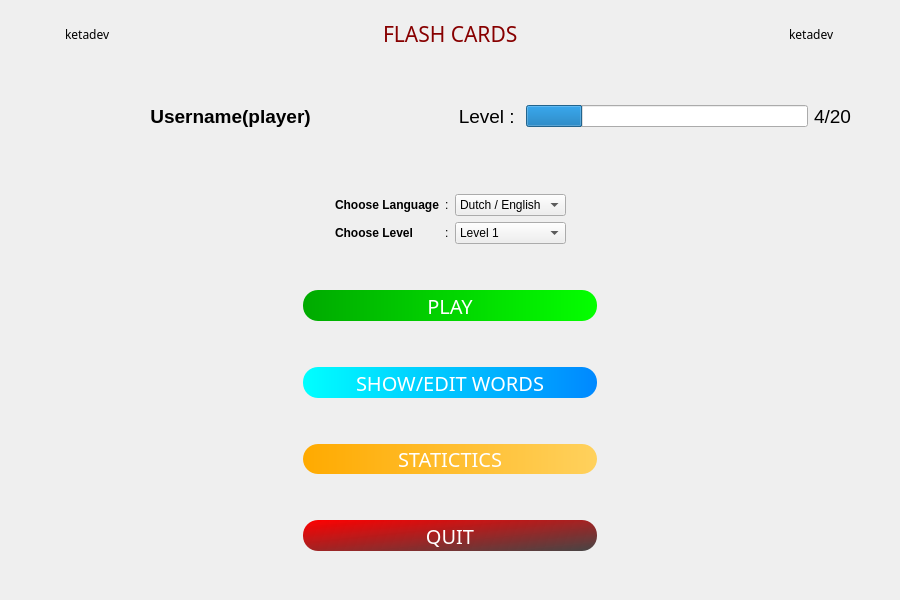
<?xml version="1.0" encoding="UTF-8"?>
<ui version="4.0">
 <class>MainWindow</class>
 <widget class="QMainWindow" name="MainWindow">
  <property name="geometry">
   <rect>
    <x>0</x>
    <y>0</y>
    <width>900</width>
    <height>600</height>
   </rect>
  </property>
  <property name="minimumSize">
   <size>
    <width>900</width>
    <height>600</height>
   </size>
  </property>
  <property name="maximumSize">
   <size>
    <width>900</width>
    <height>600</height>
   </size>
  </property>
  <property name="windowTitle">
   <string>MainWindow</string>
  </property>
  <property name="windowIcon">
   <iconset resource="dsa.qrc">
    <normaloff>:/icons/flash.png</normaloff>:/icons/flash.png</iconset>
  </property>
  <widget class="QWidget" name="centralwidget">
   <property name="styleSheet">
    <string notr="true">#centralwidget{
background-image: url(:/icons/voca2.png);
}</string>
   </property>
   <layout class="QVBoxLayout" name="verticalLayout_3">
    <item>
     <layout class="QVBoxLayout" name="verticalLayout" stretch="2,0,0,0,0,0,5">
      <item>
       <layout class="QHBoxLayout" name="horizontalLayout_5">
        <item>
         <widget class="QLabel" name="label_6">
          <property name="sizePolicy">
           <sizepolicy hsizetype="Preferred" vsizetype="Expanding">
            <horstretch>0</horstretch>
            <verstretch>0</verstretch>
           </sizepolicy>
          </property>
          <property name="minimumSize">
           <size>
            <width>50</width>
            <height>50</height>
           </size>
          </property>
          <property name="maximumSize">
           <size>
            <width>50</width>
            <height>50</height>
           </size>
          </property>
          <property name="text">
           <string/>
          </property>
          <property name="pixmap">
           <pixmap resource="dsa.qrc">:/icons/idea.png</pixmap>
          </property>
          <property name="scaledContents">
           <bool>true</bool>
          </property>
         </widget>
        </item>
        <item>
         <widget class="QLabel" name="label_7">
          <property name="font">
           <font>
            <family>Colonna MT</family>
           </font>
          </property>
          <property name="text">
           <string>ketadev</string>
          </property>
         </widget>
        </item>
        <item>
         <spacer name="horizontalSpacer_9">
          <property name="orientation">
           <enum>Qt::Horizontal</enum>
          </property>
          <property name="sizeHint" stdset="0">
           <size>
            <width>40</width>
            <height>20</height>
           </size>
          </property>
         </spacer>
        </item>
        <item>
         <widget class="QLabel" name="label_5">
          <property name="sizePolicy">
           <sizepolicy hsizetype="Fixed" vsizetype="Preferred">
            <horstretch>0</horstretch>
            <verstretch>0</verstretch>
           </sizepolicy>
          </property>
          <property name="font">
           <font>
            <family>Cooper Black</family>
            <pointsize>16</pointsize>
           </font>
          </property>
          <property name="styleSheet">
           <string notr="true">color: rgb(135, 0, 0);</string>
          </property>
          <property name="text">
           <string>FLASH CARDS</string>
          </property>
         </widget>
        </item>
        <item>
         <spacer name="horizontalSpacer_8">
          <property name="orientation">
           <enum>Qt::Horizontal</enum>
          </property>
          <property name="sizeHint" stdset="0">
           <size>
            <width>40</width>
            <height>20</height>
           </size>
          </property>
         </spacer>
        </item>
        <item>
         <widget class="QLabel" name="label_2">
          <property name="font">
           <font>
            <family>Colonna MT</family>
           </font>
          </property>
          <property name="text">
           <string>ketadev</string>
          </property>
         </widget>
        </item>
        <item>
         <widget class="QLabel" name="label_3">
          <property name="sizePolicy">
           <sizepolicy hsizetype="Preferred" vsizetype="Expanding">
            <horstretch>0</horstretch>
            <verstretch>0</verstretch>
           </sizepolicy>
          </property>
          <property name="minimumSize">
           <size>
            <width>50</width>
            <height>50</height>
           </size>
          </property>
          <property name="maximumSize">
           <size>
            <width>50</width>
            <height>50</height>
           </size>
          </property>
          <property name="text">
           <string/>
          </property>
          <property name="pixmap">
           <pixmap resource="dsa.qrc">:/icons/idea.png</pixmap>
          </property>
          <property name="scaledContents">
           <bool>true</bool>
          </property>
         </widget>
        </item>
       </layout>
      </item>
      <item>
       <spacer name="verticalSpacer_6">
        <property name="orientation">
         <enum>Qt::Vertical</enum>
        </property>
        <property name="sizeHint" stdset="0">
         <size>
          <width>20</width>
          <height>40</height>
         </size>
        </property>
       </spacer>
      </item>
      <item>
       <layout class="QHBoxLayout" name="horizontalLayout_2" stretch="1,2,1,0,2,2,0">
        <item>
         <spacer name="horizontalSpacer_4">
          <property name="orientation">
           <enum>Qt::Horizontal</enum>
          </property>
          <property name="sizeHint" stdset="0">
           <size>
            <width>40</width>
            <height>20</height>
           </size>
          </property>
         </spacer>
        </item>
        <item>
         <widget class="QLabel" name="main_txt_player">
          <property name="sizePolicy">
           <sizepolicy hsizetype="Fixed" vsizetype="Fixed">
            <horstretch>0</horstretch>
            <verstretch>0</verstretch>
           </sizepolicy>
          </property>
          <property name="font">
           <font>
            <pointsize>14</pointsize>
            <weight>75</weight>
            <bold>true</bold>
           </font>
          </property>
          <property name="text">
           <string>Username(player)</string>
          </property>
          <property name="alignment">
           <set>Qt::AlignHCenter|Qt::AlignTop</set>
          </property>
         </widget>
        </item>
        <item>
         <spacer name="horizontalSpacer_3">
          <property name="orientation">
           <enum>Qt::Horizontal</enum>
          </property>
          <property name="sizeHint" stdset="0">
           <size>
            <width>40</width>
            <height>20</height>
           </size>
          </property>
         </spacer>
        </item>
        <item>
         <widget class="QLabel" name="label_4">
          <property name="sizePolicy">
           <sizepolicy hsizetype="Fixed" vsizetype="Fixed">
            <horstretch>0</horstretch>
            <verstretch>0</verstretch>
           </sizepolicy>
          </property>
          <property name="font">
           <font>
            <pointsize>14</pointsize>
           </font>
          </property>
          <property name="text">
           <string>Level : </string>
          </property>
          <property name="alignment">
           <set>Qt::AlignRight|Qt::AlignTrailing|Qt::AlignVCenter</set>
          </property>
         </widget>
        </item>
        <item>
         <widget class="QProgressBar" name="progressBar">
          <property name="maximum">
           <number>20</number>
          </property>
          <property name="value">
           <number>4</number>
          </property>
          <property name="alignment">
           <set>Qt::AlignCenter</set>
          </property>
          <property name="orientation">
           <enum>Qt::Horizontal</enum>
          </property>
          <property name="invertedAppearance">
           <bool>false</bool>
          </property>
          <property name="format">
           <string/>
          </property>
         </widget>
        </item>
        <item>
         <widget class="QLabel" name="main_txt_level">
          <property name="sizePolicy">
           <sizepolicy hsizetype="Fixed" vsizetype="Fixed">
            <horstretch>0</horstretch>
            <verstretch>0</verstretch>
           </sizepolicy>
          </property>
          <property name="font">
           <font>
            <pointsize>14</pointsize>
           </font>
          </property>
          <property name="text">
           <string>4/20</string>
          </property>
          <property name="textFormat">
           <enum>Qt::AutoText</enum>
          </property>
          <property name="alignment">
           <set>Qt::AlignRight|Qt::AlignTop|Qt::AlignTrailing</set>
          </property>
         </widget>
        </item>
        <item>
         <spacer name="horizontalSpacer_5">
          <property name="orientation">
           <enum>Qt::Horizontal</enum>
          </property>
          <property name="sizeHint" stdset="0">
           <size>
            <width>40</width>
            <height>20</height>
           </size>
          </property>
         </spacer>
        </item>
       </layout>
      </item>
      <item>
       <spacer name="verticalSpacer_4">
        <property name="orientation">
         <enum>Qt::Vertical</enum>
        </property>
        <property name="sizeHint" stdset="0">
         <size>
          <width>20</width>
          <height>40</height>
         </size>
        </property>
       </spacer>
      </item>
      <item>
       <layout class="QHBoxLayout" name="horizontalLayout_4" stretch="2,2">
        <item>
         <spacer name="horizontalSpacer_10">
          <property name="orientation">
           <enum>Qt::Horizontal</enum>
          </property>
          <property name="sizeHint" stdset="0">
           <size>
            <width>40</width>
            <height>20</height>
           </size>
          </property>
         </spacer>
        </item>
        <item>
         <spacer name="horizontalSpacer_11">
          <property name="orientation">
           <enum>Qt::Horizontal</enum>
          </property>
          <property name="sizeHint" stdset="0">
           <size>
            <width>40</width>
            <height>20</height>
           </size>
          </property>
         </spacer>
        </item>
       </layout>
      </item>
      <item>
       <layout class="QHBoxLayout" name="horizontalLayout" stretch="2,0,2">
        <item>
         <spacer name="horizontalSpacer_6">
          <property name="orientation">
           <enum>Qt::Horizontal</enum>
          </property>
          <property name="sizeHint" stdset="0">
           <size>
            <width>40</width>
            <height>20</height>
           </size>
          </property>
         </spacer>
        </item>
        <item>
         <layout class="QGridLayout" name="gridLayout">
          <item row="1" column="2">
           <widget class="QComboBox" name="comboBox">
            <property name="styleSheet">
             <string notr="true"/>
            </property>
            <item>
             <property name="text">
              <string>Level 1</string>
             </property>
            </item>
            <item>
             <property name="text">
              <string>Level 2</string>
             </property>
            </item>
            <item>
             <property name="text">
              <string>Level 3</string>
             </property>
            </item>
           </widget>
          </item>
          <item row="0" column="0">
           <widget class="QLabel" name="label">
            <property name="sizePolicy">
             <sizepolicy hsizetype="Fixed" vsizetype="Preferred">
              <horstretch>0</horstretch>
              <verstretch>0</verstretch>
             </sizepolicy>
            </property>
            <property name="font">
             <font>
              <weight>75</weight>
              <bold>true</bold>
             </font>
            </property>
            <property name="text">
             <string>Choose Language</string>
            </property>
           </widget>
          </item>
          <item row="1" column="0">
           <widget class="QLabel" name="label_8">
            <property name="sizePolicy">
             <sizepolicy hsizetype="Fixed" vsizetype="Preferred">
              <horstretch>0</horstretch>
              <verstretch>0</verstretch>
             </sizepolicy>
            </property>
            <property name="font">
             <font>
              <weight>75</weight>
              <bold>true</bold>
             </font>
            </property>
            <property name="text">
             <string>Choose Level </string>
            </property>
           </widget>
          </item>
          <item row="0" column="2">
           <widget class="QComboBox" name="comboBox_2">
            <item>
             <property name="text">
              <string>Dutch / English</string>
             </property>
            </item>
            <item>
             <property name="text">
              <string>English / Dutch</string>
             </property>
            </item>
           </widget>
          </item>
          <item row="0" column="1">
           <widget class="QLabel" name="label_9">
            <property name="text">
             <string>:</string>
            </property>
           </widget>
          </item>
          <item row="1" column="1">
           <widget class="QLabel" name="label_10">
            <property name="text">
             <string>:</string>
            </property>
           </widget>
          </item>
         </layout>
        </item>
        <item>
         <spacer name="horizontalSpacer_7">
          <property name="orientation">
           <enum>Qt::Horizontal</enum>
          </property>
          <property name="sizeHint" stdset="0">
           <size>
            <width>40</width>
            <height>20</height>
           </size>
          </property>
         </spacer>
        </item>
       </layout>
      </item>
      <item>
       <layout class="QHBoxLayout" name="horizontalLayout_3">
        <item>
         <spacer name="horizontalSpacer">
          <property name="orientation">
           <enum>Qt::Horizontal</enum>
          </property>
          <property name="sizeHint" stdset="0">
           <size>
            <width>40</width>
            <height>20</height>
           </size>
          </property>
         </spacer>
        </item>
        <item>
         <layout class="QVBoxLayout" name="verticalLayout_2">
          <item>
           <spacer name="verticalSpacer_2">
            <property name="orientation">
             <enum>Qt::Vertical</enum>
            </property>
            <property name="sizeHint" stdset="0">
             <size>
              <width>20</width>
              <height>40</height>
             </size>
            </property>
           </spacer>
          </item>
          <item>
           <widget class="QPushButton" name="main_btn_play">
            <property name="sizePolicy">
             <sizepolicy hsizetype="Expanding" vsizetype="Expanding">
              <horstretch>0</horstretch>
              <verstretch>0</verstretch>
             </sizepolicy>
            </property>
            <property name="font">
             <font>
              <family>8514oem</family>
              <pointsize>15</pointsize>
             </font>
            </property>
            <property name="cursor">
             <cursorShape>PointingHandCursor</cursorShape>
            </property>
            <property name="styleSheet">
             <string notr="true">
border:none;
color: rgb(255, 255, 255);
background-color: qlineargradient(spread:pad, x1:0, y1:0, x2:1, y2:0, stop:0 rgba(0, 170, 0, 255), stop:1 rgba(4, 255, 0, 255));
border-radius:15px;</string>
            </property>
            <property name="text">
             <string>PLAY</string>
            </property>
           </widget>
          </item>
          <item>
           <spacer name="verticalSpacer_5">
            <property name="orientation">
             <enum>Qt::Vertical</enum>
            </property>
            <property name="sizeHint" stdset="0">
             <size>
              <width>20</width>
              <height>40</height>
             </size>
            </property>
           </spacer>
          </item>
          <item>
           <widget class="QPushButton" name="main_btn_show">
            <property name="sizePolicy">
             <sizepolicy hsizetype="Expanding" vsizetype="Expanding">
              <horstretch>0</horstretch>
              <verstretch>0</verstretch>
             </sizepolicy>
            </property>
            <property name="font">
             <font>
              <family>8514oem</family>
              <pointsize>15</pointsize>
             </font>
            </property>
            <property name="cursor">
             <cursorShape>PointingHandCursor</cursorShape>
            </property>
            <property name="styleSheet">
             <string notr="true">border:none;
color: rgb(255, 255, 255);
background-color: qlineargradient(spread:pad, x1:0, y1:0, x2:1, y2:0, stop:0 rgba(0, 255, 255, 255), stop:1 rgba(0, 136, 255, 255));
border-radius:15px;

</string>
            </property>
            <property name="text">
             <string>SHOW/EDIT WORDS</string>
            </property>
           </widget>
          </item>
          <item>
           <spacer name="verticalSpacer_7">
            <property name="orientation">
             <enum>Qt::Vertical</enum>
            </property>
            <property name="sizeHint" stdset="0">
             <size>
              <width>20</width>
              <height>40</height>
             </size>
            </property>
           </spacer>
          </item>
          <item>
           <widget class="QPushButton" name="main_btn_stat">
            <property name="sizePolicy">
             <sizepolicy hsizetype="Expanding" vsizetype="Expanding">
              <horstretch>0</horstretch>
              <verstretch>0</verstretch>
             </sizepolicy>
            </property>
            <property name="font">
             <font>
              <family>8514oem</family>
              <pointsize>15</pointsize>
             </font>
            </property>
            <property name="cursor">
             <cursorShape>PointingHandCursor</cursorShape>
            </property>
            <property name="styleSheet">
             <string notr="true">
border:none;
color: rgb(255, 255, 255);
background-color: qlineargradient(spread:pad, x1:0, y1:0, x2:1, y2:0, stop:0 rgba(255, 170, 0, 255), stop:1 rgba(255, 209, 93, 255));
border-radius:15px;</string>
            </property>
            <property name="text">
             <string>STATICTICS</string>
            </property>
           </widget>
          </item>
          <item>
           <spacer name="verticalSpacer">
            <property name="orientation">
             <enum>Qt::Vertical</enum>
            </property>
            <property name="sizeHint" stdset="0">
             <size>
              <width>20</width>
              <height>40</height>
             </size>
            </property>
           </spacer>
          </item>
          <item>
           <widget class="QPushButton" name="main_btn_quit">
            <property name="sizePolicy">
             <sizepolicy hsizetype="Expanding" vsizetype="Expanding">
              <horstretch>0</horstretch>
              <verstretch>0</verstretch>
             </sizepolicy>
            </property>
            <property name="font">
             <font>
              <family>8514oem</family>
              <pointsize>15</pointsize>
             </font>
            </property>
            <property name="cursor">
             <cursorShape>PointingHandCursor</cursorShape>
            </property>
            <property name="styleSheet">
             <string notr="true">background-color: qlineargradient(spread:pad, x1:0, y1:0, x2:1, y2:1, stop:0 rgba(255, 0, 0, 255), stop:1 rgba(12, 12, 12, 190));
border:none;
border-radius:15px;
color: rgb(255, 255, 255);</string>
            </property>
            <property name="text">
             <string>QUIT</string>
            </property>
           </widget>
          </item>
          <item>
           <spacer name="verticalSpacer_3">
            <property name="orientation">
             <enum>Qt::Vertical</enum>
            </property>
            <property name="sizeHint" stdset="0">
             <size>
              <width>20</width>
              <height>40</height>
             </size>
            </property>
           </spacer>
          </item>
         </layout>
        </item>
        <item>
         <spacer name="horizontalSpacer_2">
          <property name="orientation">
           <enum>Qt::Horizontal</enum>
          </property>
          <property name="sizeHint" stdset="0">
           <size>
            <width>40</width>
            <height>20</height>
           </size>
          </property>
         </spacer>
        </item>
       </layout>
      </item>
     </layout>
    </item>
   </layout>
  </widget>
 </widget>
 <resources>
  <include location="dsa.qrc"/>
 </resources>
 <connections/>
</ui>
